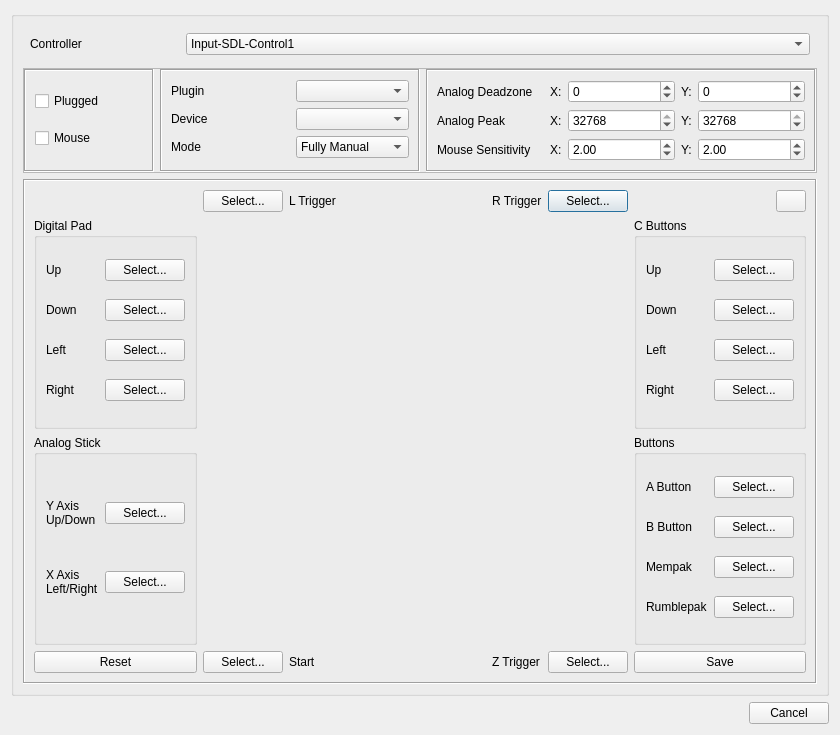
<?xml version="1.0" encoding="UTF-8"?>
<ui version="4.0">
 <class>InputEditorDialog</class>
 <widget class="QDialog" name="InputEditorDialog">
  <property name="geometry">
   <rect>
    <x>0</x>
    <y>0</y>
    <width>840</width>
    <height>735</height>
   </rect>
  </property>
  <property name="minimumSize">
   <size>
    <width>840</width>
    <height>735</height>
   </size>
  </property>
  <property name="windowTitle">
   <string>Input Editor</string>
  </property>
  <layout class="QGridLayout" name="gridLayout_3">
   <item row="1" column="0">
    <layout class="QGridLayout" name="inputEditorLayout">
     <item row="0" column="0">
      <widget class="QGroupBox" name="inputEditorGroup">
       <property name="title">
        <string/>
       </property>
       <layout class="QVBoxLayout" name="verticalLayout_3" stretch="0,0,1">
        <item>
         <layout class="QHBoxLayout" name="ControllerLayout">
          <property name="leftMargin">
           <number>7</number>
          </property>
          <property name="topMargin">
           <number>7</number>
          </property>
          <property name="rightMargin">
           <number>7</number>
          </property>
          <property name="bottomMargin">
           <number>7</number>
          </property>
          <item>
           <widget class="QLabel" name="controllerLabel">
            <property name="maximumSize">
             <size>
              <width>150</width>
              <height>16777215</height>
             </size>
            </property>
            <property name="text">
             <string>Controller</string>
            </property>
           </widget>
          </item>
          <item>
           <widget class="QComboBox" name="cboController">
            <property name="toolTip">
             <string>Input-SDL-Control</string>
            </property>
            <property name="sizeAdjustPolicy">
             <enum>QComboBox::SizeAdjustPolicy::AdjustToContents</enum>
            </property>
            <item>
             <property name="text">
              <string>Input-SDL-Control1</string>
             </property>
            </item>
            <item>
             <property name="text">
              <string>Input-SDL-Control2</string>
             </property>
            </item>
            <item>
             <property name="text">
              <string>Input-SDL-Control3</string>
             </property>
            </item>
            <item>
             <property name="text">
              <string>Input-SDL-Control4</string>
             </property>
            </item>
           </widget>
          </item>
         </layout>
        </item>
        <item>
         <widget class="QFrame" name="frameControlOptions">
          <property name="frameShape">
           <enum>QFrame::Shape::StyledPanel</enum>
          </property>
          <property name="frameShadow">
           <enum>QFrame::Shadow::Raised</enum>
          </property>
          <layout class="QHBoxLayout" name="horizontalLayout_3" stretch="1,2,3">
           <property name="leftMargin">
            <number>0</number>
           </property>
           <property name="topMargin">
            <number>0</number>
           </property>
           <property name="rightMargin">
            <number>0</number>
           </property>
           <property name="bottomMargin">
            <number>0</number>
           </property>
           <item>
            <widget class="QFrame" name="Options1Frame">
             <property name="frameShape">
              <enum>QFrame::Shape::Box</enum>
             </property>
             <property name="frameShadow">
              <enum>QFrame::Shadow::Sunken</enum>
             </property>
             <property name="lineWidth">
              <number>1</number>
             </property>
             <property name="midLineWidth">
              <number>0</number>
             </property>
             <layout class="QVBoxLayout" name="verticalLayout_2">
              <item>
               <widget class="QCheckBox" name="chkPlugged">
                <property name="toolTip">
                 <string>Specifies whether this controller is 'plugged in' to the simulated N64</string>
                </property>
                <property name="text">
                 <string>Plugged</string>
                </property>
               </widget>
              </item>
              <item>
               <widget class="QCheckBox" name="chkMouse">
                <property name="toolTip">
                 <string>If checked, then mouse buttons may be used with this controller</string>
                </property>
                <property name="text">
                 <string>Mouse</string>
                </property>
               </widget>
              </item>
             </layout>
            </widget>
           </item>
           <item>
            <widget class="QFrame" name="Options2Frame">
             <property name="frameShape">
              <enum>QFrame::Shape::Box</enum>
             </property>
             <property name="frameShadow">
              <enum>QFrame::Shadow::Sunken</enum>
             </property>
             <property name="lineWidth">
              <number>1</number>
             </property>
             <property name="midLineWidth">
              <number>0</number>
             </property>
             <layout class="QGridLayout" name="gridLayout_13" columnstretch="2,0">
              <item row="3" column="0">
               <widget class="QLabel" name="ModeLabel">
                <property name="text">
                 <string>Mode</string>
                </property>
               </widget>
              </item>
              <item row="0" column="1">
               <widget class="QComboBox" name="cboPlugin">
                <property name="toolTip">
                 <string>Specifies which type of expansion pak is in the controller</string>
                </property>
                <property name="sizeAdjustPolicy">
                 <enum>QComboBox::SizeAdjustPolicy::AdjustToContents</enum>
                </property>
               </widget>
              </item>
              <item row="2" column="0">
               <widget class="QLabel" name="DeviceLabel">
                <property name="text">
                 <string>Device</string>
                </property>
               </widget>
              </item>
              <item row="2" column="1">
               <widget class="QComboBox" name="cboDevice">
                <property name="toolTip">
                 <string>SDL joystick name</string>
                </property>
                <property name="sizeAdjustPolicy">
                 <enum>QComboBox::SizeAdjustPolicy::AdjustToContents</enum>
                </property>
               </widget>
              </item>
              <item row="3" column="1">
               <widget class="QComboBox" name="cboMode">
                <property name="toolTip">
                 <string>Controller configuration mode</string>
                </property>
                <property name="sizeAdjustPolicy">
                 <enum>QComboBox::SizeAdjustPolicy::AdjustToContents</enum>
                </property>
                <item>
                 <property name="text">
                  <string>Fully Manual</string>
                 </property>
                </item>
                <item>
                 <property name="text">
                  <string>Auto</string>
                 </property>
                </item>
                <item>
                 <property name="text">
                  <string>Fully Automatic</string>
                 </property>
                </item>
               </widget>
              </item>
              <item row="0" column="0">
               <widget class="QLabel" name="PluginLabel">
                <property name="text">
                 <string>Plugin</string>
                </property>
               </widget>
              </item>
             </layout>
            </widget>
           </item>
           <item>
            <widget class="QFrame" name="SensitivityLabel">
             <property name="frameShape">
              <enum>QFrame::Shape::Box</enum>
             </property>
             <property name="frameShadow">
              <enum>QFrame::Shadow::Sunken</enum>
             </property>
             <layout class="QGridLayout" name="gridLayout_14" columnstretch="1,0,0,1,0,1">
              <item row="1" column="3">
               <widget class="QSpinBox" name="nbAnalogPeakX">
                <property name="minimum">
                 <number>-32768</number>
                </property>
                <property name="maximum">
                 <number>32768</number>
                </property>
                <property name="value">
                 <number>32768</number>
                </property>
               </widget>
              </item>
              <item row="1" column="4">
               <widget class="QLabel" name="PeakYLabel">
                <property name="text">
                 <string>Y:</string>
                </property>
               </widget>
              </item>
              <item row="0" column="4">
               <widget class="QLabel" name="DeadzoneYLabel">
                <property name="text">
                 <string>Y:</string>
                </property>
               </widget>
              </item>
              <item row="0" column="2">
               <widget class="QLabel" name="DeadzoneXLabel">
                <property name="text">
                 <string>X:</string>
                </property>
               </widget>
              </item>
              <item row="1" column="5">
               <widget class="QSpinBox" name="nbAnalogPeakY">
                <property name="minimum">
                 <number>-32768</number>
                </property>
                <property name="maximum">
                 <number>32768</number>
                </property>
                <property name="value">
                 <number>32768</number>
                </property>
               </widget>
              </item>
              <item row="1" column="0">
               <widget class="QLabel" name="PeakLabel">
                <property name="toolTip">
                 <string>An absolute value of the SDL joystick axis &gt;= AnalogPeak will saturate the N64 controller axis value (at 80). For X, Y axes.
For each axis, this must be greater than the corresponding AnalogDeadzone value.</string>
                </property>
                <property name="text">
                 <string>Analog Peak</string>
                </property>
               </widget>
              </item>
              <item row="1" column="2">
               <widget class="QLabel" name="PeakXLabel">
                <property name="text">
                 <string>X:</string>
                </property>
               </widget>
              </item>
              <item row="0" column="0">
               <widget class="QLabel" name="DeadzoneLabel">
                <property name="toolTip">
                 <string>The minimum absolute value of the SDL analog joystick axis to move the N64 controller axis value from 0. For X, Y axes.</string>
                </property>
                <property name="text">
                 <string>Analog Deadzone</string>
                </property>
               </widget>
              </item>
              <item row="0" column="3">
               <widget class="QSpinBox" name="nbAnalogDeadzoneX">
                <property name="minimum">
                 <number>-32768</number>
                </property>
                <property name="maximum">
                 <number>32768</number>
                </property>
               </widget>
              </item>
              <item row="0" column="5">
               <widget class="QSpinBox" name="nbAnalogDeadzoneY">
                <property name="minimum">
                 <number>-32768</number>
                </property>
                <property name="maximum">
                 <number>32768</number>
                </property>
               </widget>
              </item>
              <item row="2" column="4">
               <widget class="QLabel" name="MouseYLabel">
                <property name="text">
                 <string>Y:</string>
                </property>
               </widget>
              </item>
              <item row="2" column="2">
               <widget class="QLabel" name="MouseXLabel">
                <property name="text">
                 <string>X:</string>
                </property>
               </widget>
              </item>
              <item row="2" column="0">
               <widget class="QLabel" name="MouseLabel">
                <property name="toolTip">
                 <string>An absolute value of the SDL joystick axis &gt;= AnalogPeak will saturate the N64 controller axis value (at 80). For X, Y axes.
For each axis, this must be greater than the corresponding AnalogDeadzone value.</string>
                </property>
                <property name="text">
                 <string>Mouse Sensitivity</string>
                </property>
               </widget>
              </item>
              <item row="2" column="3">
               <widget class="QDoubleSpinBox" name="nbMouseSensitivityX">
                <property name="value">
                 <double>2.000000000000000</double>
                </property>
               </widget>
              </item>
              <item row="2" column="5">
               <widget class="QDoubleSpinBox" name="nbMouseSensitivityY">
                <property name="value">
                 <double>2.000000000000000</double>
                </property>
               </widget>
              </item>
             </layout>
            </widget>
           </item>
          </layout>
         </widget>
        </item>
        <item>
         <widget class="QFrame" name="frameControlMap">
          <property name="styleSheet">
           <string notr="true">QPushButton:checked {
	color: #000;
	font-weight: bold;
}</string>
          </property>
          <property name="frameShape">
           <enum>QFrame::Shape::Box</enum>
          </property>
          <property name="frameShadow">
           <enum>QFrame::Shadow::Sunken</enum>
          </property>
          <layout class="QGridLayout" name="gridLayout_15">
           <item row="0" column="5">
            <widget class="QPushButton" name="btnRTrig">
             <property name="maximumSize">
              <size>
               <width>100</width>
               <height>16777215</height>
              </size>
             </property>
             <property name="text">
              <string>Select...</string>
             </property>
             <property name="checkable">
              <bool>true</bool>
             </property>
            </widget>
           </item>
           <item row="0" column="2">
            <widget class="QLabel" name="LTrigLabel">
             <property name="text">
              <string>L Trigger</string>
             </property>
            </widget>
           </item>
           <item row="3" column="3">
            <spacer name="BottomSpacer">
             <property name="orientation">
              <enum>Qt::Orientation::Horizontal</enum>
             </property>
             <property name="sizeHint" stdset="0">
              <size>
               <width>40</width>
               <height>20</height>
              </size>
             </property>
            </spacer>
           </item>
           <item row="0" column="3">
            <spacer name="TopSpacer">
             <property name="orientation">
              <enum>Qt::Orientation::Horizontal</enum>
             </property>
             <property name="sizeHint" stdset="0">
              <size>
               <width>40</width>
               <height>20</height>
              </size>
             </property>
            </spacer>
           </item>
           <item row="1" column="1" rowspan="2" colspan="5">
            <widget class="QLabel" name="controllerImage">
             <property name="minimumSize">
              <size>
               <width>420</width>
               <height>408</height>
              </size>
             </property>
             <property name="text">
              <string/>
             </property>
             <property name="pixmap">
              <pixmap resource="../../resources/mupen64plusqt.qrc">:/images/controller.png</pixmap>
             </property>
            </widget>
           </item>
           <item row="1" column="0">
            <widget class="QGroupBox" name="DPad">
             <property name="title">
              <string>Digital Pad</string>
             </property>
             <layout class="QGridLayout" name="gridLayout_16">
              <item row="2" column="0">
               <widget class="QLabel" name="DLLabel">
                <property name="text">
                 <string>Left</string>
                </property>
               </widget>
              </item>
              <item row="0" column="1">
               <widget class="QPushButton" name="btnDPadU">
                <property name="text">
                 <string>Select...</string>
                </property>
                <property name="checkable">
                 <bool>true</bool>
                </property>
               </widget>
              </item>
              <item row="1" column="1">
               <widget class="QPushButton" name="btnDPadD">
                <property name="text">
                 <string>Select...</string>
                </property>
                <property name="checkable">
                 <bool>true</bool>
                </property>
               </widget>
              </item>
              <item row="0" column="0">
               <widget class="QLabel" name="DULabel">
                <property name="text">
                 <string>Up</string>
                </property>
               </widget>
              </item>
              <item row="1" column="0">
               <widget class="QLabel" name="DDLabel">
                <property name="text">
                 <string>Down</string>
                </property>
               </widget>
              </item>
              <item row="3" column="0">
               <widget class="QLabel" name="DRLabel">
                <property name="text">
                 <string>Right</string>
                </property>
               </widget>
              </item>
              <item row="2" column="1">
               <widget class="QPushButton" name="btnDPadL">
                <property name="text">
                 <string>Select...</string>
                </property>
                <property name="checkable">
                 <bool>true</bool>
                </property>
               </widget>
              </item>
              <item row="3" column="1">
               <widget class="QPushButton" name="btnDPadR">
                <property name="text">
                 <string>Select...</string>
                </property>
                <property name="checkable">
                 <bool>true</bool>
                </property>
               </widget>
              </item>
             </layout>
            </widget>
           </item>
           <item row="3" column="1">
            <widget class="QPushButton" name="btnStart">
             <property name="text">
              <string>Select...</string>
             </property>
             <property name="checkable">
              <bool>true</bool>
             </property>
            </widget>
           </item>
           <item row="3" column="2">
            <widget class="QLabel" name="StartLabel">
             <property name="text">
              <string>Start</string>
             </property>
            </widget>
           </item>
           <item row="0" column="1">
            <widget class="QPushButton" name="btnLTrig">
             <property name="text">
              <string>Select...</string>
             </property>
             <property name="checkable">
              <bool>true</bool>
             </property>
            </widget>
           </item>
           <item row="0" column="6" alignment="Qt::AlignmentFlag::AlignRight|Qt::AlignmentFlag::AlignVCenter">
            <widget class="QPushButton" name="helpButton">
             <property name="maximumSize">
              <size>
               <width>30</width>
               <height>30</height>
              </size>
             </property>
             <property name="toolTip">
              <string>Help</string>
             </property>
            </widget>
           </item>
           <item row="3" column="6">
            <widget class="QPushButton" name="saveBtn">
             <property name="text">
              <string>Save</string>
             </property>
            </widget>
           </item>
           <item row="0" column="4">
            <widget class="QLabel" name="RTrigLabel">
             <property name="text">
              <string>R Trigger</string>
             </property>
            </widget>
           </item>
           <item row="2" column="0">
            <widget class="QGroupBox" name="AnalogStick">
             <property name="title">
              <string>Analog Stick</string>
             </property>
             <layout class="QGridLayout" name="gridLayout_17">
              <item row="0" column="1">
               <widget class="QPushButton" name="btnYAxis">
                <property name="text">
                 <string>Select...</string>
                </property>
                <property name="checkable">
                 <bool>true</bool>
                </property>
               </widget>
              </item>
              <item row="0" column="0">
               <widget class="QLabel" name="YAxisLabel">
                <property name="text">
                 <string>Y Axis
Up/Down</string>
                </property>
               </widget>
              </item>
              <item row="1" column="1">
               <widget class="QPushButton" name="btnXAxis">
                <property name="text">
                 <string>Select...</string>
                </property>
                <property name="checkable">
                 <bool>true</bool>
                </property>
               </widget>
              </item>
              <item row="1" column="0">
               <widget class="QLabel" name="XAxisLabel">
                <property name="text">
                 <string>X Axis
Left/Right</string>
                </property>
               </widget>
              </item>
             </layout>
            </widget>
           </item>
           <item row="3" column="4">
            <widget class="QLabel" name="ZTrigLabel">
             <property name="text">
              <string>Z Trigger</string>
             </property>
            </widget>
           </item>
           <item row="1" column="6">
            <widget class="QGroupBox" name="CButtons">
             <property name="title">
              <string>C Buttons</string>
             </property>
             <layout class="QGridLayout" name="gridLayout_18">
              <item row="2" column="0">
               <widget class="QLabel" name="CLLabel">
                <property name="text">
                 <string>Left</string>
                </property>
               </widget>
              </item>
              <item row="0" column="1">
               <widget class="QPushButton" name="btnCBtnU">
                <property name="text">
                 <string>Select...</string>
                </property>
                <property name="checkable">
                 <bool>true</bool>
                </property>
               </widget>
              </item>
              <item row="1" column="1">
               <widget class="QPushButton" name="btnCBtnD">
                <property name="text">
                 <string>Select...</string>
                </property>
                <property name="checkable">
                 <bool>true</bool>
                </property>
               </widget>
              </item>
              <item row="0" column="0">
               <widget class="QLabel" name="CULabel">
                <property name="text">
                 <string>Up</string>
                </property>
               </widget>
              </item>
              <item row="1" column="0">
               <widget class="QLabel" name="CDLabel">
                <property name="text">
                 <string>Down</string>
                </property>
               </widget>
              </item>
              <item row="3" column="0">
               <widget class="QLabel" name="CRLabel">
                <property name="text">
                 <string>Right</string>
                </property>
               </widget>
              </item>
              <item row="2" column="1">
               <widget class="QPushButton" name="btnCBtnL">
                <property name="text">
                 <string>Select...</string>
                </property>
                <property name="checkable">
                 <bool>true</bool>
                </property>
               </widget>
              </item>
              <item row="3" column="1">
               <widget class="QPushButton" name="btnCBtnR">
                <property name="text">
                 <string>Select...</string>
                </property>
                <property name="checkable">
                 <bool>true</bool>
                </property>
               </widget>
              </item>
             </layout>
            </widget>
           </item>
           <item row="3" column="5">
            <widget class="QPushButton" name="btnZTrig">
             <property name="maximumSize">
              <size>
               <width>100</width>
               <height>16777215</height>
              </size>
             </property>
             <property name="text">
              <string>Select...</string>
             </property>
             <property name="checkable">
              <bool>true</bool>
             </property>
            </widget>
           </item>
           <item row="2" column="6">
            <widget class="QGroupBox" name="Buttons">
             <property name="title">
              <string>Buttons</string>
             </property>
             <layout class="QGridLayout" name="gridLayout_19">
              <item row="4" column="1">
               <widget class="QPushButton" name="btnRumblepak">
                <property name="text">
                 <string>Select...</string>
                </property>
                <property name="checkable">
                 <bool>true</bool>
                </property>
               </widget>
              </item>
              <item row="1" column="1">
               <widget class="QPushButton" name="btnABtn">
                <property name="text">
                 <string>Select...</string>
                </property>
                <property name="checkable">
                 <bool>true</bool>
                </property>
               </widget>
              </item>
              <item row="1" column="0">
               <widget class="QLabel" name="ALabel">
                <property name="text">
                 <string>A Button</string>
                </property>
               </widget>
              </item>
              <item row="3" column="0">
               <widget class="QLabel" name="MempakLabel">
                <property name="text">
                 <string>Mempak</string>
                </property>
               </widget>
              </item>
              <item row="3" column="1">
               <widget class="QPushButton" name="btnMempak">
                <property name="text">
                 <string>Select...</string>
                </property>
                <property name="checkable">
                 <bool>true</bool>
                </property>
               </widget>
              </item>
              <item row="4" column="0">
               <widget class="QLabel" name="RumblepakLabel">
                <property name="text">
                 <string>Rumblepak</string>
                </property>
               </widget>
              </item>
              <item row="2" column="0">
               <widget class="QLabel" name="BLabel">
                <property name="text">
                 <string>B Button</string>
                </property>
               </widget>
              </item>
              <item row="2" column="1">
               <widget class="QPushButton" name="btnBBtn">
                <property name="text">
                 <string>Select...</string>
                </property>
                <property name="checkable">
                 <bool>true</bool>
                </property>
               </widget>
              </item>
             </layout>
            </widget>
           </item>
           <item row="3" column="0">
            <widget class="QPushButton" name="resetBtn">
             <property name="text">
              <string>Reset</string>
             </property>
            </widget>
           </item>
          </layout>
         </widget>
        </item>
       </layout>
      </widget>
     </item>
    </layout>
   </item>
   <item row="3" column="0">
    <widget class="QDialogButtonBox" name="buttonBox">
     <property name="orientation">
      <enum>Qt::Orientation::Horizontal</enum>
     </property>
     <property name="standardButtons">
      <set>QDialogButtonBox::StandardButton::Cancel</set>
     </property>
    </widget>
   </item>
  </layout>
 </widget>
 <resources>
  <include location="../../resources/mupen64plusqt.qrc"/>
 </resources>
 <connections/>
</ui>
